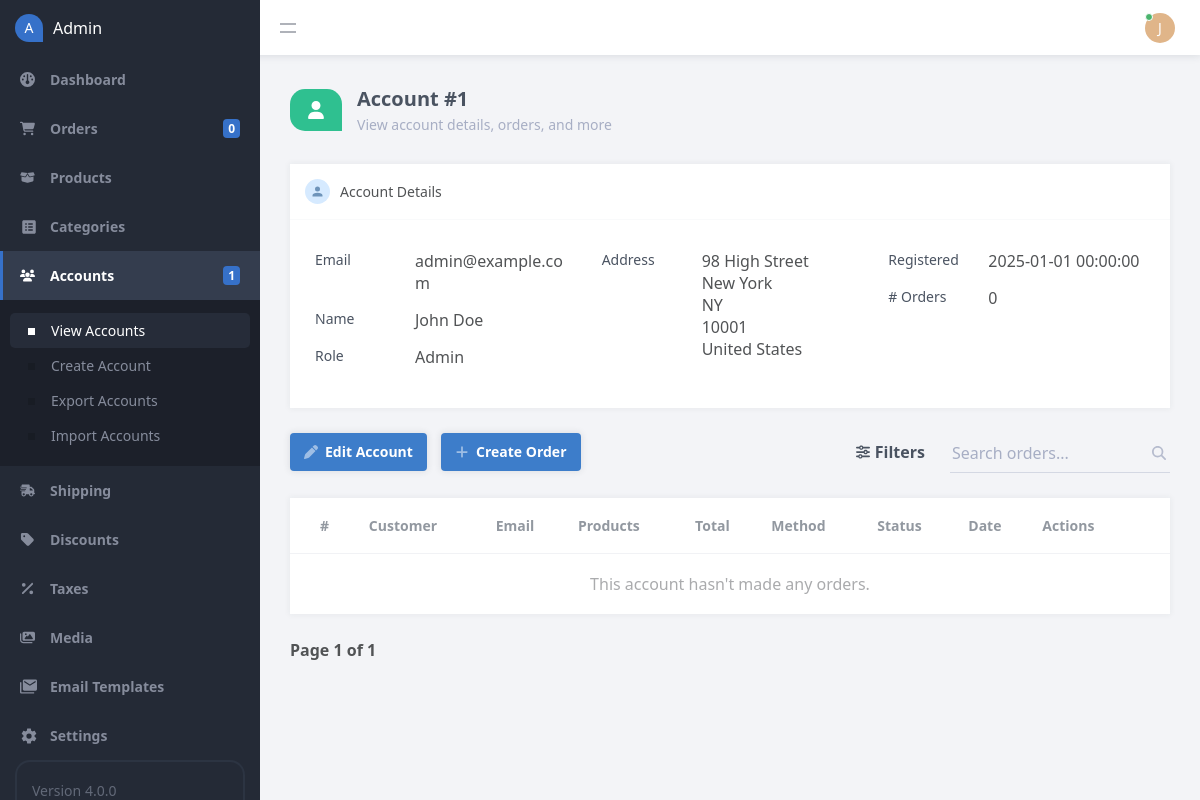
Page /admin/index.php?page=account_view&account_id=1 (signed in) on the committed database.
### tables this page shows
CREATE TABLE IF NOT EXISTS `accounts` (
  `id` int(11) NOT NULL AUTO_INCREMENT,
  `email` varchar(255) NOT NULL,
  `password` varchar(255) NOT NULL,
  `role` enum('Member','Admin') NOT NULL DEFAULT 'Member',
  `first_name` varchar(100) NOT NULL,
  `last_name` varchar(100) NOT NULL,
  `address_street` varchar(255) NOT NULL,
  `address_city` varchar(100) NOT NULL,
  `address_state` varchar(100) NOT NULL,
  `address_zip` varchar(50) NOT NULL,
  `address_country` varchar(100) NOT NULL,
  `registered` datetime NOT NULL DEFAULT current_timestamp(),
  `reset_code` varchar(255) DEFAULT NULL,
  PRIMARY KEY (`id`)
);

### admin/index.php (called while the page is built, shortened)
<?php
include '../functions.php';
$page = isset($_GET['page']) && file_exists($_GET['page'] . '.php') ? $_GET['page'] : 'dashboard';
include $page . '.php';
?>

### admin/account_view.php (the view, shortened to what this page needs)
<?php
$pagination_page = isset($_GET['pagination_page']) ? $_GET['pagination_page'] : 1;
$search = isset($_GET['search_query']) ? $_GET['search_query'] : '';
$status = isset($_GET['status']) ? $_GET['status'] : '';
$method = isset($_GET['method']) ? $_GET['method'] : '';
$account_id = isset($_GET['account_id']) ? $_GET['account_id'] : '';
$stmt = $pdo->prepare('SELECT * FROM accounts WHERE id = ?');
$stmt->execute([ $account_id ]);
$account = $stmt->fetch(PDO::FETCH_ASSOC);
$order = isset($_GET['order']) && $_GET['order'] == 'DESC' ? 'DESC' : 'ASC';
$order_by_whitelist = ['id','first_name','total_products','payment_amount','payment_method','payment_status','created','payer_email'];
$order_by = isset($_GET['order_by']) && in_array($_GET['order_by'], $order_by_whitelist) ? $_GET['order_by'] : 'id';
$results_per_pagination_page = 15;
$param1 = ($pagination_page - 1) * $results_per_pagination_page;
$param2 = $results_per_pagination_page;
$where = '';
$where .= $search ? 'WHERE (t.first_name LIKE :search OR t.last_name LIKE :search OR t.id LIKE :search OR t.txn_id LIKE :search OR t.payer_email LIKE :search)  ' : '';
$stmt = $pdo->prepare('SELECT COUNT(DISTINCT t.id) AS total FROM transactions t JOIN accounts a ON a.id = t.account_id AND a.id = :account_id LEFT JOIN transaction_items ti ON ti.txn_id = t.txn_id ' . $where);
if ($account_id) $stmt->bindParam('account_id', $account_id, PDO::PARAM_INT);
$stmt->execute();
$total_orders = $stmt->fetchColumn();
$stmt = $pdo->prepare('SELECT t.*, COUNT(ti.id) AS total_products FROM transactions t JOIN accounts a ON a.id = t.account_id AND a.id = :account_id LEFT JOIN transaction_items ti ON ti.txn_id = t.txn_id ' . $where . ' GROUP BY t.id, t.txn_id, t.payment_amount, t.payment_status, t.created, t.payer_email, t.first_name, t.last_name, t.address_street, t.address_city, t.address_state, t.address_zip, t.address_country, t.account_id, t.payment_method, t.discount_code, t.shipping_method, t.shipping_amount, t.tax_amount ORDER BY ' . $order_by . ' ' . $order . ' LIMIT :start_results,:num_results');
$stmt->bindParam('start_results', $param1, PDO::PARAM_INT);
$stmt->bindParam('num_results', $param2, PDO::PARAM_INT);
if ($account_id) $stmt->bindParam('account_id', $account_id, PDO::PARAM_INT);
$stmt->execute();
$orders = $stmt->fetchAll(PDO::FETCH_ASSOC);
$url = 'index.php?page=account_view&search_query=' . $search . '&status=' . $status . '&method=' . $method . '&account_id=' . $account_id;
?>
<?=template_admin_header('Account #' . $account['id'], 'accounts', 'view')?>
<div class="content-title">
    <div class="title">
        <div class="icon">
        </div>
        <div class="txt">
            <h2>Account #<?=$account['id']?></h2>
            <p>View account details, orders, and more</p>
        </div>
    </div>
</div>
<div class="content-block-wrapper">
    <div class="content-block order-details">
        <div class="block-header">
            <div class="content-left">
                <div class="icon">
                    <svg width="15" height="15" xmlns="http://www.w3.org/2000/svg" viewBox="0 0 24 24"><path d="M12,4A4,4 0 0,1 16,8A4,4 0 0,1 12,12A4,4 0 0,1 8,8A4,4 0 0,1 12,4M12,14C16.42,14 20,15.79 20,18V20H4V18C4,15.79 7.58,14 12,14Z" /></svg>
                </div>
                Account Details
            </div>
        </div>
        <div class="group pad-2">
            <div class="item responsive-width-100">
                <div class="order-detail alt">
                    <h3>Email</h3>
                    <p><?=htmlspecialchars($account['email'], ENT_QUOTES)?></p>
                </div>
                <div class="order-detail alt">
                    <h3>Name</h3>
                    <p><?=htmlspecialchars($account['first_name'], ENT_QUOTES)?> <?=htmlspecialchars($account['last_name'], ENT_QUOTES)?></p>
                </div>
                <div class="order-detail alt">
                    <h3>Role</h3>
                    <p><?=htmlspecialchars($account['role'], ENT_QUOTES)?></p>
                </div>
            </div>
            <div class="item responsive-width-100">
                <div class="order-detail alt">
                    <h3>Address</h3>
                    <p><?=nl2br(htmlspecialchars(implode(PHP_EOL, array_filter([$account['address_street'], $account['address_city'], $account['address_state'], $account['address_zip'], $account['address_country']])), ENT_QUOTES))?></p>
                </div>
            </div>
            <div class="item responsive-width-100">
                <div class="order-detail alt">
                    <h3>Registered</h3>
                    <p><?=htmlspecialchars($account['registered'], ENT_QUOTES)?></p>
                </div>
                <div class="order-detail alt">
                    <h3># Orders</h3>
                    <p><?=num_format($total_orders)?></p>
                </div>
            </div>
        </div>
    </div>
</div>
<div class="content-header responsive-flex-column pad-top-5">
    <div class="btns">
        <a href="index.php?page=account&id=<?=$account['id']?>" class="btn mar-right-2">
            Edit Account
        </a>
        <a href="index.php?page=order_manage&account_id=<?=$account['id']?>" class="btn">
            Create Order
        </a>
    </div>
    <form method="get">
        <div class="filters">
            <a href="#">
                Filters
            </a>
        </div>
        <div class="search">
            <label for="search_query">
                <input id="search_query" type="text" name="search_query" placeholder="Search orders..." value="<?=htmlspecialchars($search, ENT_QUOTES)?>" class="responsive-width-100">
            </label>
        </div>
    </form>
</div>
<div class="content-block no-pad">
    <div class="table">
        <table>
            <thead>
                <tr>
                    <td><a href="<?=$url . '&order=' . ($order=='ASC'?'DESC':'ASC') . '&order_by=id'?>">#<?=$order_by=='id' ? $table_icons[strtolower($order)] : ''?></a></td>
                    <td colspan="2"><a href="<?=$url . '&order=' . ($order=='ASC'?'DESC':'ASC') . '&order_by=first_name'?>">Customer<?=$order_by=='first_name' ? $table_icons[strtolower($order)] : ''?></a></td>
                    <td class="responsive-hidden"><a href="<?=$url . '&order=' . ($order=='ASC'?'DESC':'ASC') . '&order_by=payer_email'?>">Email<?=$order_by=='payer_email' ? $table_icons[strtolower($order)] : ''?></td>
                    <td class="responsive-hidden"><a href="<?=$url . '&order=' . ($order=='ASC'?'DESC':'ASC') . '&order_by=total_products'?>">Products<?=$order_by=='total_products' ? $table_icons[strtolower($order)] : ''?></td>
                    <td><a href="<?=$url . '&order=' . ($order=='ASC'?'DESC':'ASC') . '&order_by=payment_amount'?>">Total<?=$order_by=='payment_amount' ? $table_icons[strtolower($order)] : ''?></td>
                    <td class="responsive-hidden"><a href="<?=$url . '&order=' . ($order=='ASC'?'DESC':'ASC') . '&order_by=payment_method'?>">Method<?=$order_by=='payment_method' ? $table_icons[strtolower($order)] : ''?></td>
                    <td class="responsive-hidden"><a href="<?=$url . '&order=' . ($order=='ASC'?'DESC':'ASC') . '&order_by=payment_status'?>">Status<?=$order_by=='payment_status' ? $table_icons[strtolower($order)] : ''?></td>
                    <td class="responsive-hidden"><a href="<?=$url . '&order=' . ($order=='ASC'?'DESC':'ASC') . '&order_by=created'?>">Date<?=$order_by=='created' ? $table_icons[strtolower($order)] : ''?></td>
                    <td class="align-center">Actions</td>
                </tr>
            </thead>
            <tbody>
                <?php if (!$orders): ?>
                <tr>
                    <td colspan="20" class="no-results">This account hasn't made any orders.</td>
                </tr>
                <?php endif; ?>
            </tbody>
        </table>
    </div>
</div>
<div class="pagination">
    <span>Page <?=$pagination_page?> of <?=ceil($total_orders / $results_per_pagination_page) == 0 ? 1 : ceil($total_orders / $results_per_pagination_page)?></span>
</div>
<?=template_admin_footer()?>

### rows in the picture
accounts: id "1", email "admin@example.com", first_name "John", last_name "Doe", role "Admin", address_street+address_city+address_state "98 High Street New York NY 10001 United States", registered "2025-01-01 00:00:00"

### other values in the picture
num_format($orders_total) "0"
num_format($accounts_total) "1"
substr($_SESSION['account_name'], 0, 1) "J"
num_format($total_orders) "0"
$pagination_page "1"
